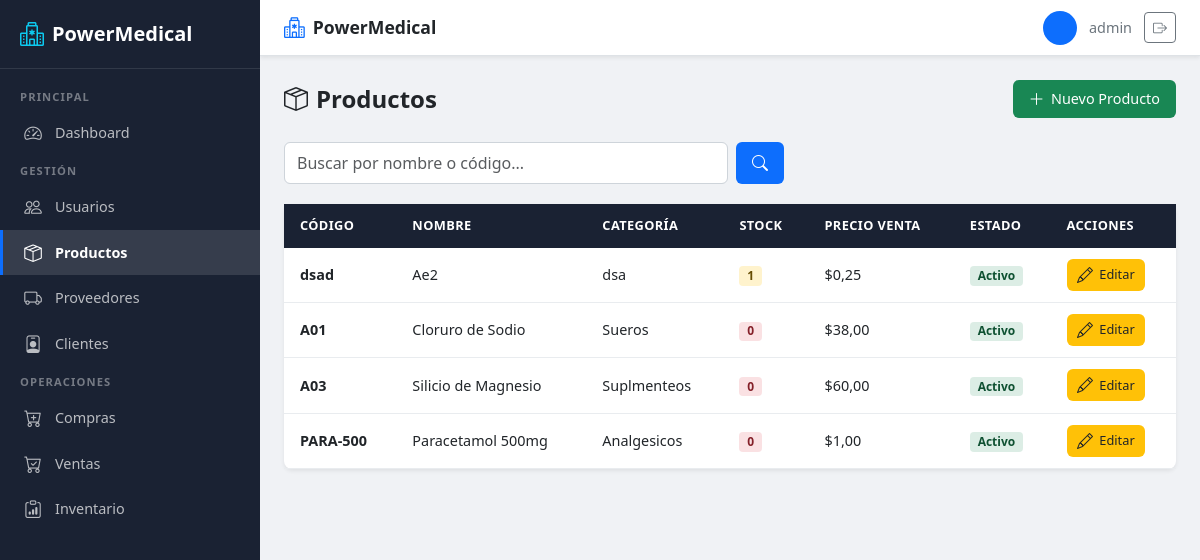
Page /usuarios/productos/lista/ (signed in) on the committed database.
### usuarios/models.py (models this page shows, shortened)
class Usuario(AbstractUser):
    ROLES = [
        ('ADMIN', 'Administrador'),
        ('BODEGA', 'Bodeguero'),
        ('VENDEDOR', 'Vendedor'),
    ]
    rol = models.CharField(
        max_length=15,
        choices=ROLES,
        default='VENDEDOR'
    )

class Producto(models.Model):
    ESTADOS = [
        ('ACTIVO', 'Activo'),
        ('INACTIVO', 'Inactivo'),
    ]
    codigo = models.CharField(max_length=30, unique=True)
    nombre = models.CharField(max_length=150)
    descripcion = models.TextField(blank=True)
    categoria = models.CharField(max_length=100)
    laboratorio = models.CharField(max_length=100)
    unidad_medida = models.CharField(max_length=50)
    temperatura = models.DecimalField(
        max_digits=5,
        decimal_places=2,
        help_text="Temperatura de almacenamiento en °C"
    )
    precio_compra = models.DecimalField(max_digits=10, decimal_places=2)
    precio_venta = models.DecimalField(max_digits=10, decimal_places=2)
    iva = models.DecimalField(max_digits=5, decimal_places=2)
    stock = models.PositiveIntegerField(
        default=0,
        verbose_name="Stock"
    )
    stock_minimo = models.PositiveIntegerField(
        default=10,
        verbose_name="Stock Mínimo"
    )
    estado = models.CharField(
        max_length=10,
        choices=ESTADOS,
        default='ACTIVO'
    )

### usuarios/views.py (the view)
# urls.py: path('productos/lista/', views.lista_productos, name='lista_productos'),
@roles_permitidos('ADMIN', 'BODEGA', 'VENDEDOR')
def lista_productos(request):
    query = request.GET.get('q', '')
    if query:
        productos = Producto.objects.filter(
            Q(nombre__icontains=query) | Q(codigo__icontains=query)
        )
    else:
        productos = Producto.objects.all()
    return render(request, 'usuarios/lista_productos.html', {
        'productos': productos,
        'query': query,
    })

### usuarios/views.py (called while the page is built)
def roles_permitidos(*roles):
    def decorator(view_func):
        @wraps(view_func)
        @login_required
        def wrapper(request, *args, **kwargs):
            if request.user.is_superuser or request.user.rol in roles:
                return view_func(request, *args, **kwargs)
            return redirect('redireccion_rol')
        return wrapper
    return decorator

### usuarios/templates/usuarios/lista_productos.html (shortened to what this page needs)
{% extends 'usuarios/base.html' %}
{% block content %}
<div class="pm-page-header">
    <h2><i class="bi bi-box-seam me-2"></i>Productos</h2>
    <a href="{% url 'registro_producto' %}" class="pm-btn pm-btn-success">
        <i class="bi bi-plus-lg"></i> Nuevo Producto
    </a>
</div>
<div class="pm-search">
    <form method="GET" action="{% url 'lista_productos' %}" class="d-flex gap-2 w-100">
        <input type="text" name="q" class="form-control" placeholder="Buscar por nombre o código..." value="{{ query }}">
        <button class="pm-btn pm-btn-primary" type="submit">
            <i class="bi bi-search"></i>
        </button>
    </form>
</div>
<div class="pm-card">
    <div class="pm-card-body p-0">
        <div class="pm-table-responsive">
            <table class="pm-table">
                <thead>
                    <tr>
                        <th>Código</th>
                        <th>Nombre</th>
                        <th>Categoría</th>
                        <th>Stock</th>
                        <th>Precio Venta</th>
                        <th>Estado</th>
                        <th>Acciones</th>
                    </tr>
                </thead>
                <tbody>
                    {% for producto in productos %}
                    <tr>
                        <td><strong>{{ producto.codigo }}</strong></td>
                        <td>{{ producto.nombre }}</td>
                        <td>{{ producto.categoria }}</td>
                        <td>
                            {% if producto.stock == 0 %}
                                <span class="pm-badge pm-badge-inactive">0</span>
                            {% elif producto.stock <= producto.stock_minimo %}
                                <span class="pm-badge pm-badge-warning">{{ producto.stock }}</span>
                            {% else %}
                                <span class="pm-badge pm-badge-success">{{ producto.stock }}</span>
                            {% endif %}
                        </td>
                        <td>${{ producto.precio_venta }}</td>
                        <td>
                            {% if producto.estado == 'ACTIVO' %}
                                <span class="pm-badge pm-badge-active">Activo</span>
                            {% else %}
                                <span class="pm-badge pm-badge-inactive">Inactivo</span>
                            {% endif %}
                        </td>
                        <td>
                            {% if user.is_superuser or user.rol == 'ADMIN' or user.rol == 'BODEGA' %}
                                <a href="{% url 'editar_producto' producto.id %}" class="pm-btn pm-btn-warning pm-btn-sm">
                                    <i class="bi bi-pencil"></i> Editar
                                </a>
                            {% else %}
                                <span class="pm-text-muted small">Sin permisos</span>
                            {% endif %}
                        </td>
                    </tr>
                    {% endfor %}
                </tbody>
            </table>
        </div>
    </div>
</div>
{% endblock %}

### usuarios/templates/usuarios/base.html (shortened to what this page needs)
{% load static %}
<!DOCTYPE html>
<html lang="es">
<head>
    <link href="https://cdn.jsdelivr.net/npm/bootstrap@5.3.0/dist/css/bootstrap.min.css" rel="stylesheet">
    <link href="https://cdn.jsdelivr.net/npm/bootstrap-icons@1.11.0/font/bootstrap-icons.css" rel="stylesheet">
    <link href="{% static 'usuarios/css/style.css' %}" rel="stylesheet">
</head>
<body>
    <aside class="pm-sidebar" id="sidebar">
        <a class="pm-sidebar-brand" href="{% url 'redireccion_rol' %}">
            <i class="bi bi-hospital"></i>
            <span>PowerMedical</span>
        </a>
        <nav class="pm-sidebar-nav">
            {% if user.is_superuser or user.rol == 'ADMIN' %}
                <div class="nav-section">Principal</div>
                <a class="nav-link {% if request.resolver_match.url_name == 'dashboard_admin' %}active{% endif %}" href="{% url 'dashboard_admin' %}">
                    <i class="bi bi-speedometer2"></i>
                    <span>Dashboard</span>
                </a>
                <div class="nav-section">Gestión</div>
                <a class="nav-link {% if request.resolver_match.url_name == 'registro_usuario' or request.resolver_match.url_name == 'editar_usuario' %}active{% endif %}" href="{% url 'registro_usuario' %}">
                    <i class="bi bi-people"></i>
                    <span>Usuarios</span>
                </a>
                <a class="nav-link {% if request.resolver_match.url_name == 'registro_producto' or request.resolver_match.url_name == 'lista_productos' or request.resolver_match.url_name == 'editar_producto' %}active{% endif %}" href="{% url 'lista_productos' %}">
                    <i class="bi bi-box-seam"></i>
                    <span>Productos</span>
                </a>
                <a class="nav-link {% if request.resolver_match.url_name == 'registrar_proveedor' %}active{% endif %}" href="{% url 'registrar_proveedor' %}">
                    <i class="bi bi-truck"></i>
                    <span>Proveedores</span>
                </a>
                <a class="nav-link {% if request.resolver_match.url_name == 'registrar_cliente' %}active{% endif %}" href="{% url 'registrar_cliente' %}">
                    <i class="bi bi-person-badge"></i>
                    <span>Clientes</span>
                </a>
                <div class="nav-section">Operaciones</div>
                <a class="nav-link {% if request.resolver_match.url_name == 'registrar_compra' %}active{% endif %}" href="{% url 'registrar_compra' %}">
                    <i class="bi bi-cart-plus"></i>
                    <span>Compras</span>
                </a>
                <a class="nav-link {% if request.resolver_match.url_name == 'registrar_venta' %}active{% endif %}" href="{% url 'registrar_venta' %}">
                    <i class="bi bi-cart-check"></i>
                    <span>Ventas</span>
                </a>
                <a class="nav-link {% if request.resolver_match.url_name == 'lista_inventario' %}active{% endif %}" href="{% url 'lista_inventario' %}">
                    <i class="bi bi-clipboard-data"></i>
                    <span>Inventario</span>
                </a>
            {% endif %}
        </nav>
    </aside>
    <div class="pm-main">
        <header class="pm-navbar">
            <a class="pm-navbar-brand" href="{% url 'redireccion_rol' %}">
                <i class="bi bi-hospital"></i>
                <span>PowerMedical</span>
            </a>
            <div class="pm-navbar-user">
                <div class="user-avatar">
                </div>
                <span class="d-none d-md-inline">
                    {{ user.first_name }} {{ user.last_name|default:user.username }}
                </span>
                <a href="{% url 'logout' %}" class="btn btn-outline-secondary btn-sm" title="Cerrar sesión">
                    <i class="bi bi-box-arrow-right"></i>
                </a>
            </div>
        </header>
        <main class="pm-content">
            {% block content %}{% endblock %}
        </main>
    </div>
</body>
</html>

### rows in the picture
Usuario: last_name "admin"
Producto: codigo "dsad", nombre "Ae2", categoria "dsa", stock "1", precio_venta "0,25", estado "Activo"
Producto: codigo "A01", nombre "Cloruro de Sodio", categoria "Sueros", stock "0", precio_venta "38,00", estado "Activo"
Producto: codigo "A03", nombre "Silicio de Magnesio", categoria "Suplmenteos", stock "0", precio_venta "60,00", estado "Activo"
Producto: codigo "PARA-500", nombre "Paracetamol 500mg", categoria "Analgesicos", stock "0", precio_venta "1,00", estado "Activo"
